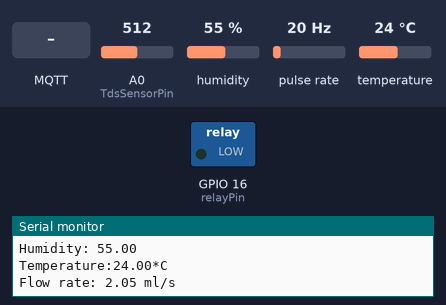
Bench run of a sketch on a simulated ESP8266 (NodeMCU). Parts: switched loads named in the sketch (green lamp = pin HIGH), the last lines printed to the serial monitor. Wiring (inferred from the names in the program): pulse sensor: data GPIO 4. Inputs (shaded band) come from the test bench; at power-on: A0 (TdsSensorPin) = 512, humidity 55 %, pulse rate 20 Hz, temperature 24 °C. WiFi joins after 1.5 s; servers stay silent unless stated; no MQTT or app messages arrive unless stated.

Above: at 2.8 s.
2.9 s: MQTT message "1" arrives on the first subscribed topic
At 5.0 s:
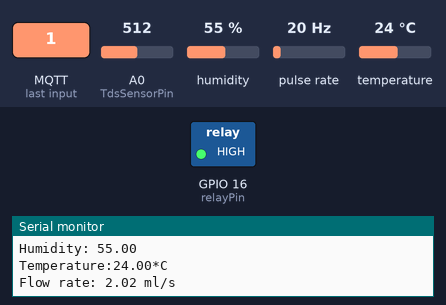
7.3 s: MQTT message "0" arrives on the first subscribed topic
At 9.4 s:
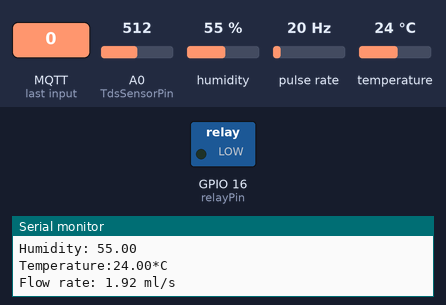
Timing chart, 0 to 10.9 s (numbered marks = the images above; inputs shaded):
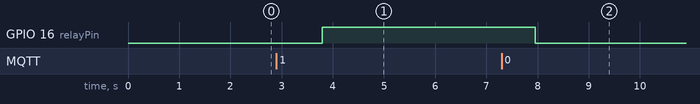

Measured:
- after the input at 2.9 s, GPIO 16 (relayPin): LOW → HIGH after 0.89 s
- after the input at 7.3 s, GPIO 16 (relayPin): HIGH → LOW after 0.66 s

The sketch:

Tugas_akhir.ino
```cpp
#include <ESP8266WiFi.h>
#include <PubSubClient.h>
#include <DHT.h>

// ---------------WiFi---------------
const char *ssid = "Woil";
const char *password = "liow1234";
WiFiClient espClient;
PubSubClient client(espClient);

// ---------------MQTT Broker---------------
const char *mqtt_broker = "46.250.231.231";
const char *mqtt_username = "";
const char *mqtt_password = "";
const int mqtt_port = 1883;

// ---------------Topic---------------
const char *topicdhthum = "Kelompok2/dht/humidity";
const char *topicdhttemp = "Kelompok2/dht/temperature";
const char *topictds = "Kelompok2/TDSvalue";
const char *topicwaterflow = "Kelompok2/WaterFlow(FlowRate)";
const char *topicliquid = "Kelompok2/WaterFlow(TotalLiquid)";
const char *topicrelay = "Kelompok2/Relay";

// Deklarasi variabel
char msg_tds[20];
char msg_dhttemp[20];
char msg_dhthum[20];
char msg_waterflowrate[20];
char msg_waterflowliquid[20];
char msg_relay[20];

#define TdsSensorPin A0  // Pin analog untuk sensor TDS
#define VREF 5           // Tegangan referensi ADC (Volt)
#define SCOUNT 30        // Jumlah sampel
int analogBuffer[SCOUNT];  // Array untuk menyimpan nilai analog
int analogBufferTemp[SCOUNT];
int analogBufferIndex = 0, copyIndex = 0;
float averageVoltage = 0, tdsValue = 0, temperature = 10;

#define DHTPIN 5        // Pin digital untuk DHT11
#define DHTTYPE DHT11
DHT dht(DHTPIN, DHTTYPE);

// int waterPin = 4;        // Pin digital untuk sensor aliran air
// volatile long pulse = 0;
// unsigned long lastTime = 0;

// float volume = 0;
// float flowRate = 0;

const int flowSensorPin = 4;
volatile int pulseCount;
unsigned long lastPulseTime;
const float volumePerPulse = 0.1;

const int relayPin = 16;

void IRAM_ATTR pulseCounter()
{
  pulseCount++;
}

void setup() {
  Serial.println(F("Program Start"));

  // Inisialisasi serial
  Serial.begin(9600);

  // ---------------Wi-Fi & MQTT---------------

  WiFi.begin(ssid, password);
  while (WiFi.status() != WL_CONNECTED) {
    delay(500);
    Serial.println("Connecting to WiFi...");
  }
  Serial.println("Connected to the WiFi network");

  // Menghubungkan ke broker MQTT
  client.setServer(mqtt_broker, mqtt_port);
  client.setCallback(callback);
  while (!client.connected()) {
    String client_id = "esp8266-client-";
    client_id += String(WiFi.macAddress());
    Serial.printf("The client %s connects to the public mqtt broker\n", client_id.c_str());
    if (client.connect(client_id.c_str(), mqtt_username, mqtt_password)) {
      Serial.println("Public emqx mqtt broker connected");
    } else {
      Serial.print("failed with state ");
      Serial.print(client.state());
      delay(1000);
    }
  }

  // Subscribe topik relay
  client.subscribe(topicrelay);

  pinMode(TdsSensorPin, INPUT);

  // pinMode(waterPin, INPUT);
  // attachInterrupt(digitalPinToInterrupt(waterPin), increase, RISING);
  pinMode(flowSensorPin, INPUT_PULLUP);
  pulseCount = 0;

  attachInterrupt(digitalPinToInterrupt(flowSensorPin), pulseCounter, FALLING);
  dht.begin();

  pinMode(relayPin, OUTPUT);
}

void callback(char *topic, byte *payload, unsigned int length) {
  Serial.print("Message arrived in topic: ");
  Serial.println(topic);
  Serial.print("Message:");
  for (int i = 0; i < length; i++) {
    Serial.print((char)payload[i]);
  }
  Serial.println();
  Serial.println("------------------------");

  // Mengontrol relay berdasarkan pesan yang diterima
  if (String(topic) == "Kelompok2/Relay") {
    if ((char)payload[0] == '1') {
      digitalWrite(relayPin, HIGH);
      Serial.println("Relay ON");
    } else if ((char)payload[0] == '0') {
      digitalWrite(relayPin, LOW);
      Serial.println("Relay OFF");
    }
  }
}

void Dim(){
     pulseCount++;
}


void loop() {
  // Fungsi untuk membaca nilai TDS
  static unsigned long analogSampleTimepoint = millis();
  if (millis() - analogSampleTimepoint > 40U) {
    analogSampleTimepoint = millis();
    analogBuffer[analogBufferIndex] = analogRead(TdsSensorPin);
    analogBufferIndex++;
    if (analogBufferIndex == SCOUNT)
      analogBufferIndex = 0;
  }
  static unsigned long printTimepoint = millis();
  if (millis() - printTimepoint > 800U) {
    printTimepoint = millis();
    for (copyIndex = 0; copyIndex < SCOUNT; copyIndex++)
      analogBufferTemp[copyIndex] = analogBuffer[copyIndex];
    averageVoltage = getMedianNum(analogBufferTemp, SCOUNT) * (float)VREF / 1024.0;
    float compensationCoefficient = 1.0 + 0.02 * (temperature - 25.0);
    float compensationVolatge = averageVoltage / compensationCoefficient;
    tdsValue = (133.42 * compensationVolatge * compensationVolatge * compensationVolatge - 255.86 * compensationVolatge * compensationVolatge + 857.39 * compensationVolatge) * 0.5;
    Serial.print("TDS Value:");
    Serial.print(tdsValue, 0);
    Serial.println("ppm");
    dtostrf(tdsValue, 2, 2, msg_tds);
    client.publish(topictds, msg_tds);
  }

  // Fungsi untuk membaca nilai DHT
  float hum = dht.readHumidity();
  float temp = dht.readTemperature();
  Serial.print("Humidity: ");
  Serial.println(hum);
  Serial.print("Temperature:");
  Serial.print(temp);
  Serial.println("*C");
  dtostrf(hum, 4, 2, msg_dhthum);
  dtostrf(temp, 4, 2, msg_dhttemp);
  client.publish(topicdhttemp, msg_dhttemp);
  client.publish(topicdhthum, msg_dhthum);


    // Waterflow control
  unsigned long currentTime = millis();
  unsigned long elapsedTime = currentTime - lastPulseTime;
  // Protect against division by zero
  if (elapsedTime > 0) {
    float flowRate = (pulseCount * volumePerPulse) / (elapsedTime / 1000.0);
    Serial.print("Flow rate: ");
    Serial.print(flowRate);
    Serial.println(" ml/s");
    dtostrf(flowRate, 4, 2, msg_waterflowrate);
    client.publish(topicwaterflow, msg_waterflowrate);
  }
  // Reset counter
  pulseCount = 0;
  lastPulseTime = currentTime;


  // Pengontrolan relay berdasarkan suhu
  // if (temp >= 35) {
  //   digitalWrite(relayPin, HIGH);
  //   client.publish(topicrelay, "Relay Nyala");
  // } else {
  //   digitalWrite(relayPin, LOW);
  //   client.publish(topicrelay, "Relay Mati");
  // }

  client.loop();
  delay(1000);
}


int getMedianNum(int bArray[], int iFilterLen) {
  int bTab[iFilterLen];
  for (byte i = 0; i < iFilterLen; i++)
    bTab[i] = bArray[i];
  int i, j, bTemp;
  for (j = 0; j < iFilterLen - 1; j++) {
    for (i = 0; i < iFilterLen - j - 1; i++) {
      if (bTab[i] > bTab[i + 1]) {
        bTemp = bTab[i];
        bTab[i] = bTab[i + 1];
        bTab[i + 1] = bTemp;
      }
    }
  }
  if ((iFilterLen & 1) > 0)
    bTemp = bTab[(iFilterLen - 1) / 2];
  else
    bTemp = (bTab[iFilterLen / 2] + bTab[iFilterLen / 2 - 1]) / 2;
  return bTemp;
}
```
